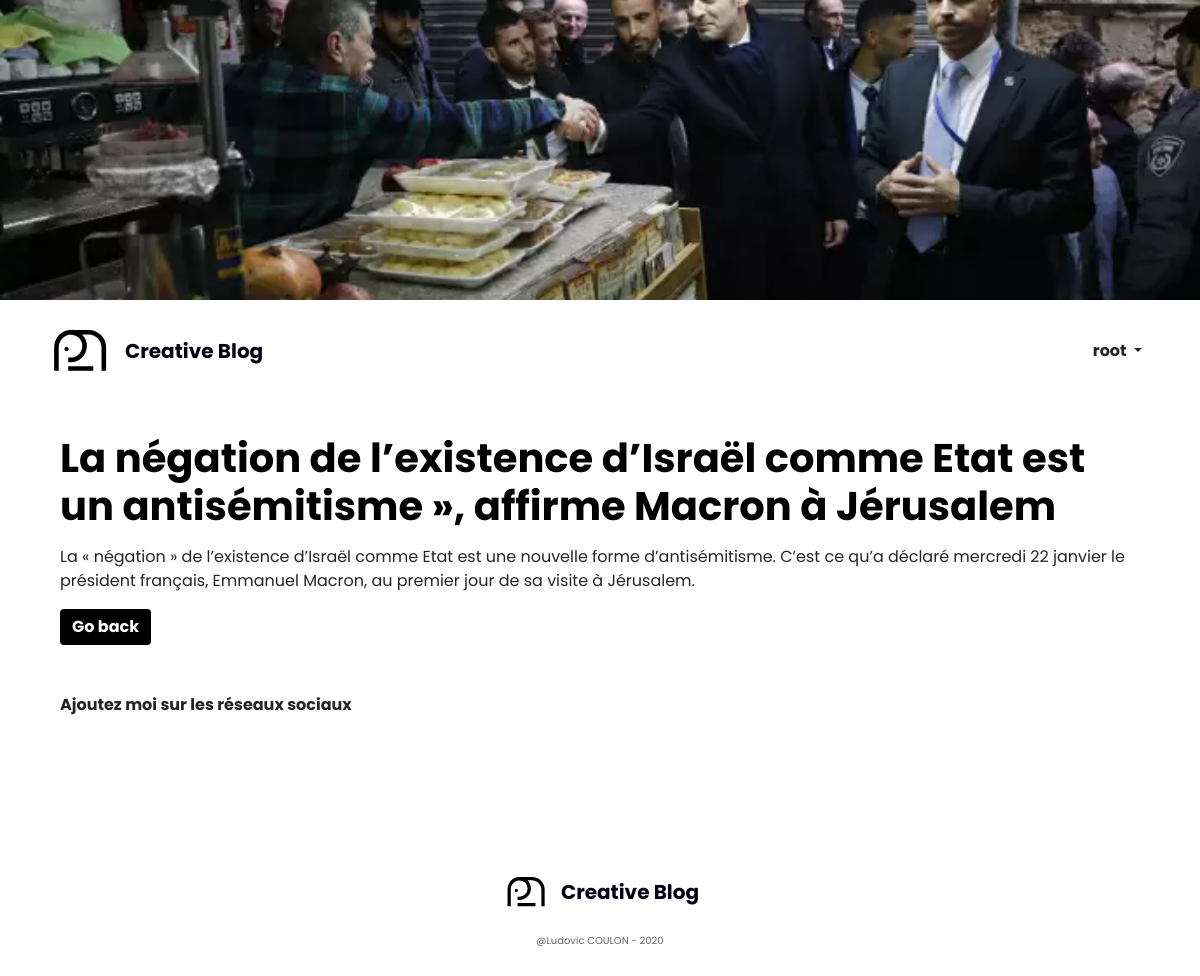
/article.php?id=10 (signed in), run on the app's committed database.
### tables this page shows
CREATE TABLE `posts` (
  `id` int(11) NOT NULL,
  `user_id` int(11) NOT NULL,
  `categorie_id` int(11) DEFAULT NULL,
  `body` text NOT NULL,
  `image` varchar(255) NOT NULL,
  `title` varchar(255) NOT NULL,
  `published` tinyint(4) NOT NULL,
  `created_at` timestamp NOT NULL DEFAULT current_timestamp()
);

### app/db/database.php (called while the page is built, shortened)
<?php
require("connect.php");
function execQuery($sql, $data)
{
    global $conn;
    $fetcher = $conn->prepare($sql);
    $values  = array_values($data);
    $types   = str_repeat("s", count($values));
    $fetcher->bind_param($types, ...$values);
    $fetcher->execute();
    return $fetcher;
}
function selectOneInTable($table, $conditions)
{
    $sql = "SELECT * FROM $table";
    $i = 0;
    foreach ($conditions as $key => $value) {
        if ($i === 0 ) {
            $sql = $sql . " WHERE $key=?";
        } else {
            $sql = $sql . " AND $key=?";
        }
        $i++;
    }
    $sql     = $sql . " LIMIT 1";
    $fetcher = execQuery($sql, $conditions);
    $payload = $fetcher->get_result()->fetch_assoc();
    return $payload;
}

### article.php (the view, shortened to what this page needs)
<?php
    $post = selectOneInTable("posts", ["id" => $_GET["id"]]);
?>
<!DOCTYPE html>
<html lang="en">
<head>
    <link rel="stylesheet" href="https://stackpath.bootstrapcdn.com/bootstrap/4.4.1/css/bootstrap.min.css"
 />
    <link rel="stylesheet" href="https://unicons.iconscout.com/release/v2.0.1/css/unicons.css" />
    <link rel="stylesheet" href="https://cdnjs.cloudflare.com/ajax/libs/animate.css/3.7.2/animate.min.css">
    <link rel="stylesheet" href="./assets/styles.css">
</head>
<body>
    <div style="height: 300px; width: 100vw" style="box-shadow: inset 0 0 0 1000px rgba(0,0,0,1)">
        <img src="<?php echo BASE_URL . "/assets/images/" . $post["image"]; ?>"
            style="width: 100%; object-fit: cover; height: 100%" />
    </div>
    <div class="container">
        <?php include(ROOT_PATH . "/app/components/Navbar.php")  ?>
        <div class="container mt-5">
            <h1 style="font-weight: bold; margin-bottom: 15px; color: black"><?php echo $post['title']; ?></h1>
            <p><?php echo $post["body"]; ?></p>
            <a href="<?php echo BASE_URL ?>" class="btn btn-primary"
                style="background-color: black; font-weight: bold; border: none"><i class='uil uil-document-layout-right'></i> Go back</a>
            <div class="mt-5">
                <strong>Ajoutez moi sur les réseaux sociaux</strong>
            </div>
        </div>
        <div style="height: 30vh; margin-top: 150px;">
            <div class="d-flex justify-content-center">
                <div class="d-flex align-items-center">
                    <img src="./assets/images/elph.svg" alt="logoWebsite" style="height: 50px">
                    <h5 style="font-weight: bold; margin-left: 10px; color: #010116" class="mt-2">Creative Blog</h5>
                </div>
            </div>
            <p class=" text-center m-3" style="color: #636363; font-size: 10px">@Ludovic COULON - 2020</p>
        </div>
</body>
</html>

### assets/styles.css (style rules this page uses)
* { font-family: "Poppins", sans-serif, -apple-system, BlinkMacSystemFont, 'Segoe UI', Roboto, Oxygen, Ubuntu, Cantarell, 'Open Sans', 'Helvetica Neue', sans-serif !important; }
body { background-color: white !important; }

### data on the page
posts: image (picture), title "La négation de l’existence d’Israël comme Etat est un antisémitisme », affirme Macron à Jérusalem", body "La « négation » de l’existence d’Israël comme Etat est une nouvelle forme d’antisémitisme. C’est ce qu’a déclaré mercredi 22 janvier le président français, Emmanuel Macron, au premier jour de sa visite à Jérusalem."

### other printed values
$_SESSION["user_name"] "root"
